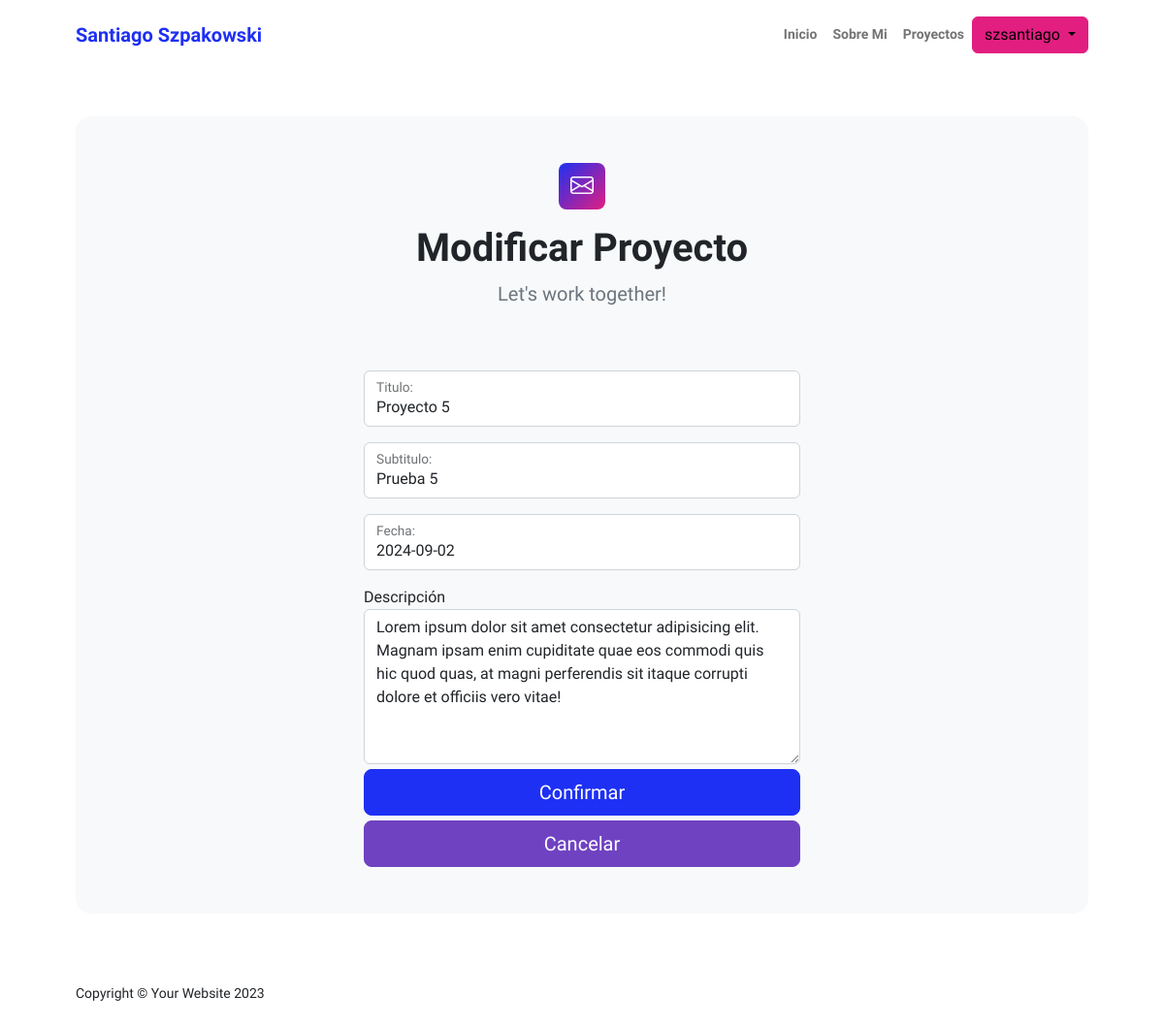
Page /modificar_proyecto/7/ (signed in) on the earlier database version.
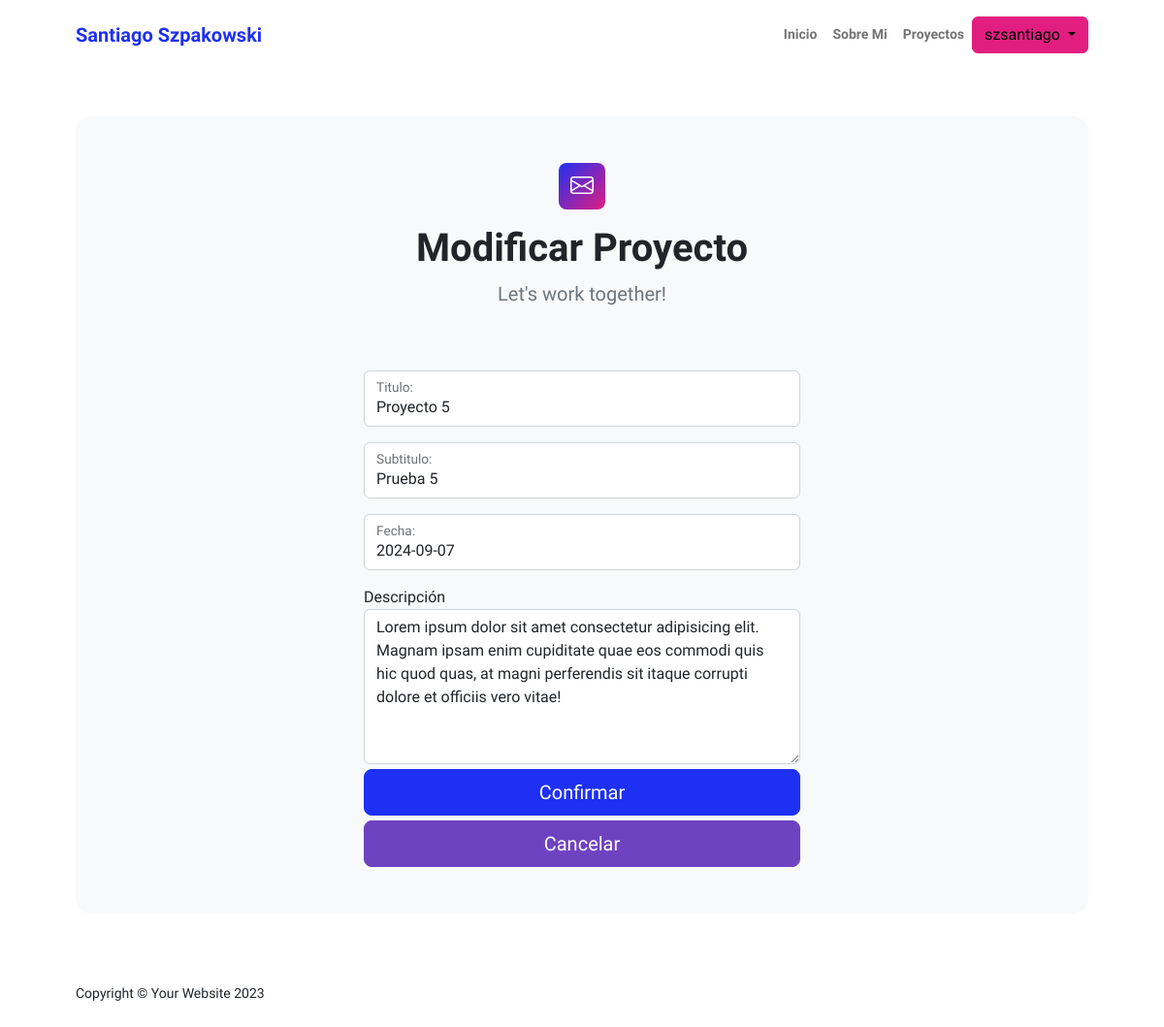
Same page on the later database version.
### AppPrincipal/models.py (models this page shows, shortened)
class Proyecto (models.Model):
    titulo = models.CharField(max_length=40)
    subtitulo = models.CharField(max_length=40)
    descripcion = models.CharField(max_length=2000)
    fecha = models.DateField()
    imagen = models.ForeignKey('ImagenProyecto', on_delete=models.SET_NULL, null=True, blank=True, related_name='proyectos')
    autor = models.ForeignKey(Usuario, on_delete=models.CASCADE)

### AppPrincipal/views.py (the view, shortened to what this page needs)
# urls.py: path('modificar_proyecto/<int:id>/', views.ProyectoUpdateView.as_view(), name='modificarProyecto'),
class ProyectoUpdateView(LoginRequiredMixin, UpdateView):
    model = Proyecto
    fields = ['titulo', 'subtitulo', 'fecha', 'descripcion']
    template_name = 'appprincipal/modificarProyecto.html'
    context_object_name = 'proyecto'
    pk_url_kwarg = 'id'

### AppPrincipal/templatetags/form_filters1.py (called while the page is built)
@register.filter
def add_class(value, css_class):
    return value.as_widget(attrs={"class": css_class})

### AppPrincipal/templates/appprincipal/modificarProyecto.html (shortened to what this page needs)
{% extends "appprincipal/index.html" %}
{% load static %}
{% load form_filters1 %}
    {% block contenidoQueCambia %}
    <section class="py-5">
        <div class="container px-5">
            <div class="bg-light rounded-4 py-5 px-4 px-md-5">
                <div class="text-center mb-5">
                    <div class="feature bg-primary bg-gradient-primary-to-secondary text-white rounded-3 mb-3"><i class="bi bi-envelope"></i></div>
                    <h1 class="fw-bolder">Modificar Proyecto</h1>
                    <p class="lead fw-normal text-muted mb-0">Let's work together!</p>
                </div>
                <div class="row gx-5 justify-content-center">
                    <div class="col-lg-8 col-xl-6">
                        <form id="contactForm" data-sb-form-api-token="API_TOKEN" method="POST" action="{% url 'modificarProyecto' proyecto.id%}" enctype="multipart/form-data">
                            <div class="form-floating mb-3">
                                {{ form.titulo|add_class:"form-control"}}
                                {{ form.titulo.label_tag }}
                            </div>
                            <div class="form-floating mb-3">
                                {{ form.subtitulo|add_class:"form-control" }}
                                {{ form.subtitulo.label_tag }}
                            </div>
                            <div class="form-floating mb-3">
                                {{ form.fecha|add_class:"form-control" }}
                                {{ form.fecha.label_tag }}
                            </div>
                            <div class="form-group">
                                <label for="{{ form.descripcion.id_for_label }}">Descripción</label>
                                <textarea name="{{ form.descripcion.name }}" id="{{ form.descripcion.id_for_label }}"
                                        class="form-control" style="height: 10rem;">{{ form.descripcion.value }}</textarea>
                            </div>
                            <div class="d-grid"><button class="btn btn-primary btn-lg" id="submitButton" type="submit" style="margin-top: 5px;">Confirmar</button></div>
                            <div class="d-grid"><a href="{% url 'proyectos' %}" class="btn btn-primary btn-lg" id="submitButton" type="submit" style="margin-top: 5px; background-color: #6f42c1; border-color: #6f42c1;">Cancelar</a></div>
                        </form>
                    </div>
                </div>
            </div>
        </div>
    </section>
    {% endblock %}

Differences in the rows shown:
changed Proyecto "Proyecto 5": fecha "2024-09-02" → "2024-09-07"
